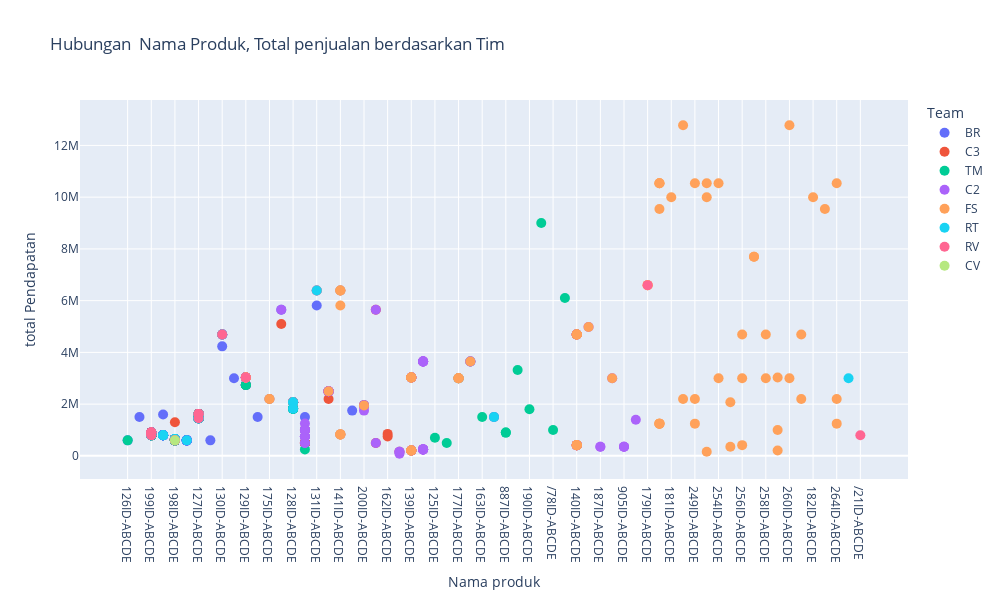

The notebook cell saved with this chart:
### Code cell
fig = px.scatter(df, x='Product Package Name', y='Total Amt (Local Currency)', color='Team1',
                 labels={'Product Package Name': 'Nama produk', 'Total Amt (Local Currency)': 'total Pendapatan', 'Team1': 'Team'},
                 title='Hubungan  Nama Produk, Total penjualan berdasarkan Tim')

fig.update_traces(
    marker=dict(size=10),
    selector=dict(mode='markers')
)

# Mengatur lebar (width) dan tinggi (height) gambar
fig.update_layout(
    width=1000,  # Ganti angka sesuai dengan lebar yang diinginkan
    height=600  # Ganti angka sesuai dengan tinggi yang diinginkan
)

fig.show()

### Figure 1 — Plotly figure (JSON) as saved in the notebook; plotly's stock layout.template omitted (floating-point values rounded to 4 significant figures; data arrays with more than 128 entries replaced by an {"elided": "..."} marker saying what was removed)
{"data": [{"hovertemplate": "Team=BR<br>Nama produk=%{x}<br>total Pendapatan=%{y}<extra></extra>", "legendgroup": "BR", "marker": {"color": "#636efa", "size": 10, "symbol": "circle"}, "mode": "markers", "name": "BR", "orientation": "v", "showlegend": true, "type": "scatter", "x": {"elided": "169 str values"}, "xaxis": "x", "y": {"elided": "169 int values"}, "yaxis": "y"}, {"hovertemplate": "Team=C3<br>Nama produk=%{x}<br>total Pendapatan=%{y}<extra></extra>", "legendgroup": "C3", "marker": {"color": "#EF553B", "size": 10, "symbol": "circle"}, "mode": "markers", "name": "C3", "orientation": "v", "showlegend": true, "type": "scatter", "x": {"elided": "158 str values"}, "xaxis": "x", "y": {"elided": "158 int values"}, "yaxis": "y"}, {"hovertemplate": "Team=TM<br>Nama produk=%{x}<br>total Pendapatan=%{y}<extra></extra>", "legendgroup": "TM", "marker": {"color": "#00cc96", "size": 10, "symbol": "circle"}, "mode": "markers", "name": "TM", "orientation": "v", "showlegend": true, "type": "scatter", "x": ["198ID-ABCDE", "125ID-ABCDE", "198ID-ABCDE", "888ID-ABCDE", "198ID-ABCDE", "199ID-ABCDE", "199ID-ABCDE", "198ID-ABCDE", "177ID-ABCDE", "128ID-ABCDE", "127ID-ABCDE", "199ID-ABCDE", "199ID-ABCDE", "199ID-ABCDE", "199ID-ABCDE", "198ID-ABCDE", "128ID-ABCDE", "199ID-ABCDE", "198ID-ABCDE", "128ID-ABCDE", "173ID-ABCDE", "198ID-ABCDE", "199ID-ABCDE", "202ID-ABCDE", "127ID-ABCDE", "127ID-ABCDE", "198ID-ABCDE", "199ID-ABCDE", "127ID-ABCDE", "199ID-ABCDE", "198ID-ABCDE", "199ID-ABCDE", "199ID-ABCDE", "199ID-ABCDE", "127ID-ABCDE", "127ID-ABCDE", "199ID-ABCDE", "198ID-ABCDE", "199ID-ABCDE", "199ID-ABCDE", "199ID-ABCDE", "198ID-ABCDE", "163ID-ABCDE", "199ID-ABCDE", "199ID-ABCDE", "127ID-ABCDE", "199ID-ABCDE", "128ID-ABCDE", "198ID-ABCDE", "127ID-ABCDE", "199ID-ABCDE", "886ID-ABCDE", "199ID-ABCDE", "199ID-ABCDE", "127ID-ABCDE", "887ID-ABCDE", "199ID-ABCDE", "199ID-ABCDE", "199ID-ABCDE", "199ID-ABCDE", "199ID-ABCDE", "199ID-ABCDE", "199ID-ABCDE", "199ID-ABCDE", "199ID-ABCDE", "146ID-ABCDE", "129ID-ABCDE", "199ID-ABCDE", "199ID-ABCDE", "190ID-ABCDE", "199ID-ABCDE", "199ID-ABCDE", "169ID-ABCDE", "/78ID-ABCDE", "199ID-ABCDE", "128ID-ABCDE", "126ID-ABCDE", "198ID-ABCDE", "199ID-ABCDE", "177ID-ABCDE", "199ID-ABCDE", "/26ID-ABCDE", "199ID-ABCDE", "130ID-ABCDE", "199ID-ABCDE", "199ID-ABCDE", "199ID-ABCDE", "198ID-ABCDE", "199ID-ABCDE", "198ID-ABCDE", "199ID-ABCDE", "199ID-ABCDE", "198ID-ABCDE", "129ID-ABCDE", "199ID-ABCDE", "199ID-ABCDE", "199ID-ABCDE", "199ID-ABCDE", "127ID-ABCDE", "198ID-ABCDE", "887ID-ABCDE", "128ID-ABCDE", "127ID-ABCDE", "129ID-ABCDE", "198ID-ABCDE", "198ID-ABCDE"], "xaxis": "x", "y": [600000, 700000, 600000, 500000, 650000, 800000, 800000, 600000, 3000000, 1826000, 1452500, 800000, 800000, 800000, 800000, 600000, 1826000, 800000, 600000, 1826000, 250000, 600000, 800000, 3650000, 1452500, 1452500, 600000, 800000, 1452500, 800000, 600000, 800000, 800000, 800000, 1452500, 1452500, 800000, 600000, 800000, 800000, 800000, 650000, 1500000, 800000, 800000, 1452500, 800000, 1826000, 600000, 1452500, 800000, 1500000, 800000, 800000, 1452500, 900000, 800000, 800000, 800000, 800000, 800000, 800000, 800000, 800000, 800000, 3320000, 2739000, 800000, 800000, 1800000, 800000, 800000, 9000000, 1000000, 800000, 1826000, 600000, 600000, 800000, 3000000, 800000, 6100000, 800000, 4689500, 800000, 800000, 800000, 600000, 800000, 600000, 800000, 800000, 600000, 2739000, 800000, 800000, 800000, 800000, 1452500, 600000, 900000, 1826000, 1452500, 2739000, 600000, 650000], "yaxis": "y"}, {"hovertemplate": "Team=C2<br>Nama produk=%{x}<br>total Pendapatan=%{y}<extra></extra>", "legendgroup": "C2", "marker": {"color": "#ab63fa", "size": 10, "symbol": "circle"}, "mode": "markers", "name": "C2", "orientation": "v", "showlegend": true, "type": "scatter", "x": {"elided": "166 str values"}, "xaxis": "x", "y": {"elided": "166 int values"}, "yaxis": "y"}, {"hovertemplate": "Team=FS<br>Nama produk=%{x}<br>total Pendapatan=%{y}<extra></extra>", "legendgroup": "FS", "marker": {"color": "#FFA15A", "size": 10, "symbol": "circle"}, "mode": "markers", "name": "FS", "orientation": "v", "showlegend": true, "type": "scatter", "x": ["177ID-ABCDE", "179ID-ABCDE", "142ID-ABCDE", "142ID-ABCDE", "139ID-ABCDE", "139ID-ABCDE", "181ID-ABCDE", "139ID-ABCDE", "139ID-ABCDE", "127ID-ABCDE", "250ID-ABCDE", "250ID-ABCDE", "178ID-ABCDE", "139ID-ABCDE", "139ID-ABCDE", "177ID-ABCDE", "249ID-ABCDE", "249ID-ABCDE", "249ID-ABCDE", "251ID-ABCDE", "251ID-ABCDE", "251ID-ABCDE", "129ID-ABCDE", "127ID-ABCDE", "254ID-ABCDE", "254ID-ABCDE", "140ID-ABCDE", "140ID-ABCDE", "128ID-ABCDE", "175ID-ABCDE", "255ID-ABCDE", "255ID-ABCDE", "200ID-ABCDE", "256ID-ABCDE", "256ID-ABCDE", "256ID-ABCDE", "129ID-ABCDE", "204ID-ABCDE", "258ID-ABCDE", "258ID-ABCDE", "204ID-ABCDE", "179ID-ABCDE", "129ID-ABCDE", "140ID-ABCDE", "140ID-ABCDE", "129ID-ABCDE", "139ID-ABCDE", "139ID-ABCDE", "131ID-ABCDE", "202ID-ABCDE", "259ID-ABCDE", "259ID-ABCDE", "259ID-ABCDE", "139ID-ABCDE", "139ID-ABCDE", "127ID-ABCDE", "142ID-ABCDE", "142ID-ABCDE", "140ID-ABCDE", "140ID-ABCDE", "141ID-ABCDE", "141ID-ABCDE", "148ID-ABCDE", "128ID-ABCDE", "177ID-ABCDE", "141ID-ABCDE", "141ID-ABCDE", "199ID-ABCDE", "142ID-ABCDE", "142ID-ABCDE", "139ID-ABCDE", "139ID-ABCDE", "175ID-ABCDE", "260ID-ABCDE", "260ID-ABCDE", "130ID-ABCDE", "127ID-ABCDE", "261ID-ABCDE", "261ID-ABCDE", "141ID-ABCDE", "141ID-ABCDE", "140ID-ABCDE", "140ID-ABCDE", "142ID-ABCDE", "142ID-ABCDE", "182ID-ABCDE", "199ID-ABCDE", "177ID-ABCDE", "201ID-ABCDE", "140ID-ABCDE", "140ID-ABCDE", "141ID-ABCDE", "141ID-ABCDE", "132ID-ABCDE", "264ID-ABCDE", "264ID-ABCDE", "264ID-ABCDE", "140ID-ABCDE", "140ID-ABCDE"], "xaxis": "x", "y": [3000000, 6600000, 10541000, 1245000, 3029500, 207500, 10000000, 3029500, 207500, 1618500, 12782000, 2200000, 3000000, 3029500, 207500, 3000000, 10541000, 2200000, 1245000, 10541000, 10000000, 160000, 3029500, 1618500, 10541000, 3000000, 4689500, 415000, 2075000, 2200000, 2075000, 350000, 1950000, 4689500, 3000000, 415000, 3029500, 7700000, 4689500, 3000000, 7700000, 6600000, 3029500, 4689500, 415000, 3029500, 3029500, 207500, 6391000, 3650000, 3029500, 1000000, 207500, 3029500, 207500, 1618500, 10541000, 1245000, 4689500, 415000, 5810000, 830000, 4980000, 2075000, 3000000, 6391000, 830000, 900000, 9545000, 1245000, 3029500, 207500, 2200000, 12782000, 3000000, 4689500, 1618500, 4689500, 2200000, 6391000, 830000, 4689500, 415000, 10541000, 1245000, 10000000, 900000, 3000000, 2500000, 4689500, 415000, 6391000, 830000, 9545000, 10541000, 2200000, 1245000, 4689500, 415000], "yaxis": "y"}, {"hovertemplate": "Team=RT<br>Nama produk=%{x}<br>total Pendapatan=%{y}<extra></extra>", "legendgroup": "RT", "marker": {"color": "#19d3f3", "size": 10, "symbol": "circle"}, "mode": "markers", "name": "RT", "orientation": "v", "showlegend": true, "type": "scatter", "x": ["/29ID-ABCDE", "199ID-ABCDE", "/30ID-ABCDE", "199ID-ABCDE", "/30ID-ABCDE", "198ID-ABCDE", "884ID-ABCDE", "199ID-ABCDE", "130ID-ABCDE", "127ID-ABCDE", "199ID-ABCDE", "128ID-ABCDE", "199ID-ABCDE", "198ID-ABCDE", "198ID-ABCDE", "199ID-ABCDE", "886ID-ABCDE", "127ID-ABCDE", "199ID-ABCDE", "127ID-ABCDE", "198ID-ABCDE", "199ID-ABCDE", "127ID-ABCDE", "127ID-ABCDE", "127ID-ABCDE", "199ID-ABCDE", "128ID-ABCDE", "127ID-ABCDE", "131ID-ABCDE", "127ID-ABCDE", "198ID-ABCDE", "128ID-ABCDE", "199ID-ABCDE", "199ID-ABCDE", "199ID-ABCDE", "127ID-ABCDE", "198ID-ABCDE", "198ID-ABCDE", "198ID-ABCDE", "199ID-ABCDE", "199ID-ABCDE", "198ID-ABCDE", "127ID-ABCDE", "198ID-ABCDE", "199ID-ABCDE", "/30ID-ABCDE"], "xaxis": "x", "y": [600000, 900000, 800000, 800000, 800000, 650000, 3000000, 900000, 4689500, 1452500, 900000, 2075000, 900000, 650000, 600000, 800000, 1500000, 1618500, 800000, 1618500, 650000, 800000, 1452500, 1452500, 1452500, 900000, 2075000, 1618500, 6391000, 1452500, 600000, 1826000, 900000, 900000, 900000, 1618500, 600000, 650000, 600000, 800000, 900000, 650000, 1618500, 650000, 900000, 800000], "yaxis": "y"}, {"hovertemplate": "Team=RV<br>Nama produk=%{x}<br>total Pendapatan=%{y}<extra></extra>", "legendgroup": "RV", "marker": {"color": "#FF6692", "size": 10, "symbol": "circle"}, "mode": "markers", "name": "RV", "orientation": "v", "showlegend": true, "type": "scatter", "x": ["130ID-ABCDE", "/21ID-ABCDE", "199ID-ABCDE", "127ID-ABCDE", "179ID-ABCDE", "127ID-ABCDE", "199ID-ABCDE", "199ID-ABCDE", "198ID-ABCDE", "198ID-ABCDE", "199ID-ABCDE", "199ID-ABCDE", "198ID-ABCDE", "199ID-ABCDE", "199ID-ABCDE", "127ID-ABCDE", "127ID-ABCDE", "199ID-ABCDE", "129ID-ABCDE"], "xaxis": "x", "y": [4689500, 800000, 900000, 1618500, 6600000, 1452500, 900000, 800000, 600000, 600000, 900000, 900000, 600000, 800000, 900000, 1618500, 1618500, 900000, 3029500], "yaxis": "y"}, {"hovertemplate": "Team=CV<br>Nama produk=%{x}<br>total Pendapatan=%{y}<extra></extra>", "legendgroup": "CV", "marker": {"color": "#B6E880", "size": 10, "symbol": "circle"}, "mode": "markers", "name": "CV", "orientation": "v", "showlegend": true, "type": "scatter", "x": ["198ID-ABCDE"], "xaxis": "x", "y": [600000], "yaxis": "y"}], "layout": {"height": 600, "legend": {"title": {"text": "Team"}, "tracegroupgap": 0}, "title": {"text": "Hubungan  Nama Produk, Total penjualan berdasarkan Tim"}, "width": 1000, "xaxis": {"anchor": "y", "domain": [0, 1], "title": {"text": "Nama produk"}}, "yaxis": {"anchor": "x", "domain": [0, 1], "title": {"text": "total Pendapatan"}}}}
